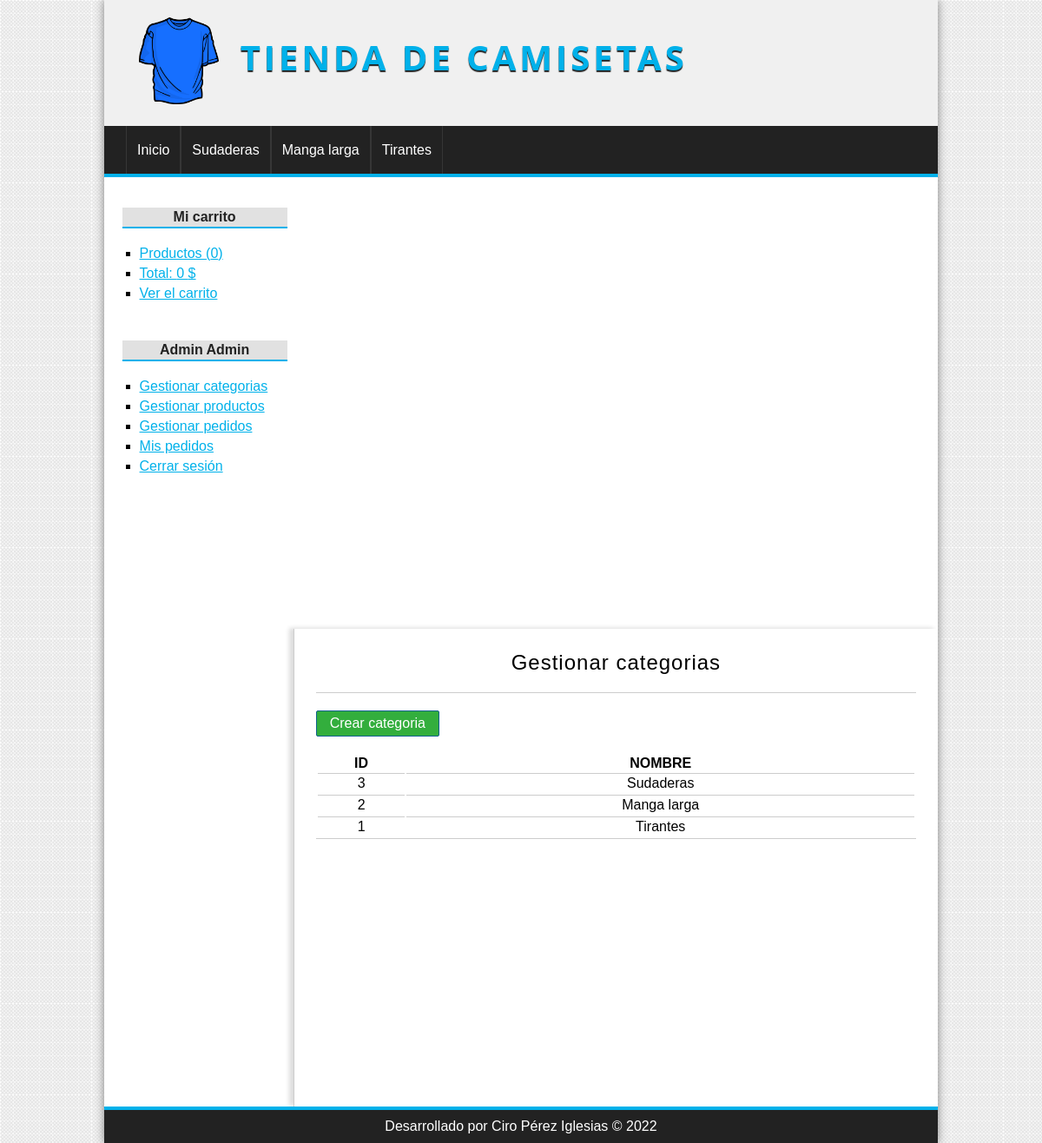
Before: /categoria/index (signed in) with the older database file.
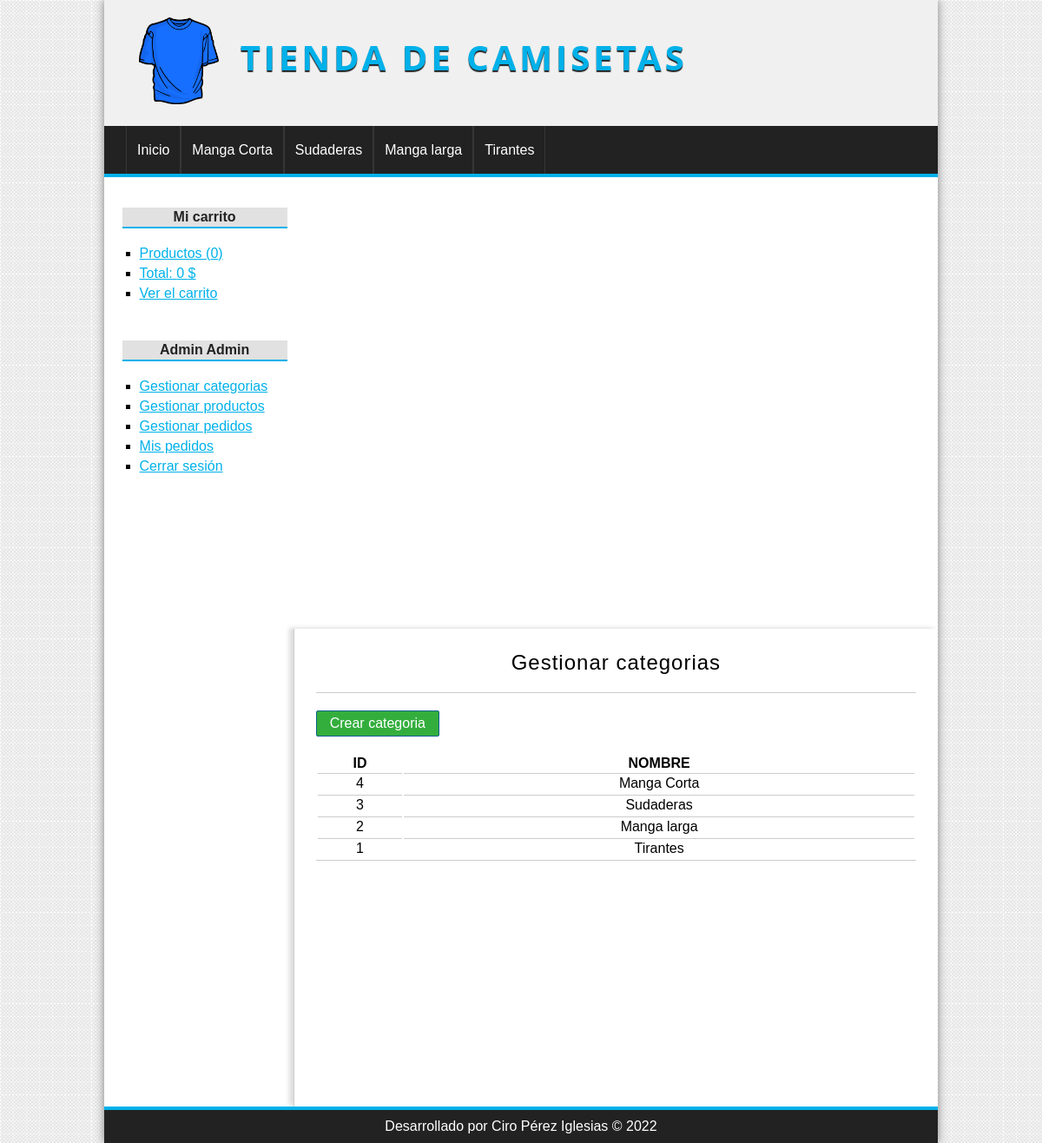
After: the same page with the newer database file.
### tables this page shows
CREATE TABLE `categorias` (
  `id` int(255) NOT NULL,
  `nombre` varchar(100) NOT NULL
);

### config/db.php (called while the page is built)
<?php
class Database{
	public static function connect(){
		$db = new mysqli('localhost', 'root', '', 'tienda_master');
		$db->query("SET NAMES 'utf8'");
		return $db;
	}
}

### helpers/utils.php (called while the page is built, shortened)
<?php
class Utils{
	public static function showCategorias(){
		require_once 'models/categoria.php';
		$categoria = new Categoria();
		$categorias = $categoria->getAll();
		return $categorias;
	}
}

### models/categoria.php (called while the page is built, shortened)
<?php
class Categoria{
	private $db;
	public function __construct() {
		$this->db = Database::connect();
	}
	public function getAll(){
		$categorias = $this->db->query("SELECT * FROM categorias ORDER BY id DESC;");
		return $categorias;
	}
}

### controllers/CategoriaController.php (called while the page is built, shortened)
<?php
require_once 'models/categoria.php';
class categoriaController{
	public function index(){
		$categoria = new Categoria();
		$categorias = $categoria->getAll();
		require_once 'views/categoria/index.php';
	}
}

### views/categoria/index.php (the view)
<h1>Gestionar categorias</h1>
<a href="<?=base_url?>categoria/crear" class="button button-small">
	Crear categoria
</a>
<table>
	<tr>
		<th>ID</th>
		<th>NOMBRE</th>
	</tr>
	<?php while($cat = $categorias->fetch_object()): ?>
		<tr>
			<td><?=$cat->id;?></td>
			<td><?=$cat->nombre;?></td>
		</tr>
	<?php endwhile; ?>
</table>

### views/layout/header.php (shortened to what this page needs)
<!DOCTYPE HTML>
<html lang="es">
	<head>
		<link rel="stylesheet" href="<?=base_url?>assets/css/styles.css" />
	</head>
	<body>
		<div id="container">
			<header id="header">
				<div id="logo">
					<img src="<?=base_url?>assets/img/camiseta.png" alt="Camiseta Logo" />
					<a href="<?=base_url?>">
						Tienda de camisetas
					</a>
				</div>
			</header>
			<?php $categorias = Utils::showCategorias(); ?>
			<nav id="menu">
				<ul>
					<li>
						<a href="<?=base_url?>">Inicio</a>
					</li>
					<?php while($cat = $categorias->fetch_object()): ?>
						<li>
							<a href="<?=base_url?>categoria/ver&id=<?=$cat->id?>"><?=$cat->nombre?></a>
						</li>
					<?php endwhile; ?>
				</ul>
			</nav>
			<div id="content">

Changed rows visible on the page:
added categorias: nombre "Manga Corta", id "4"
